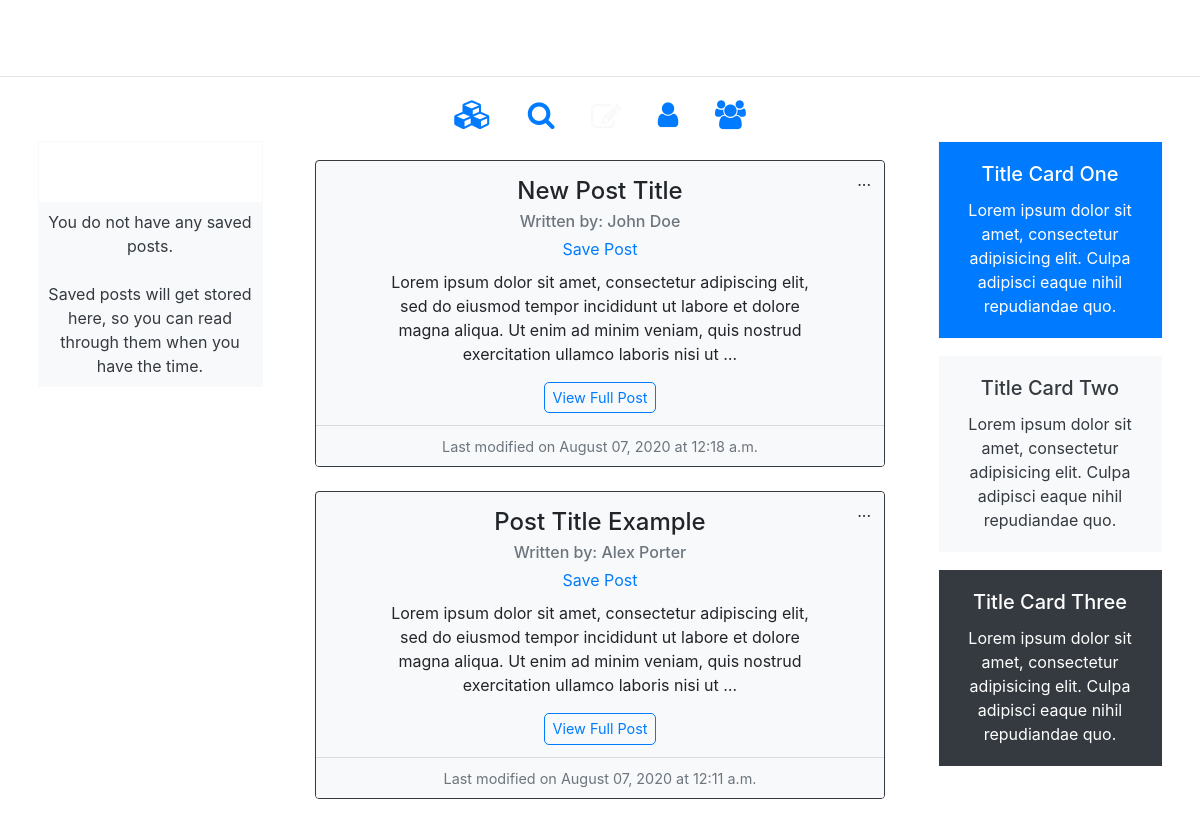
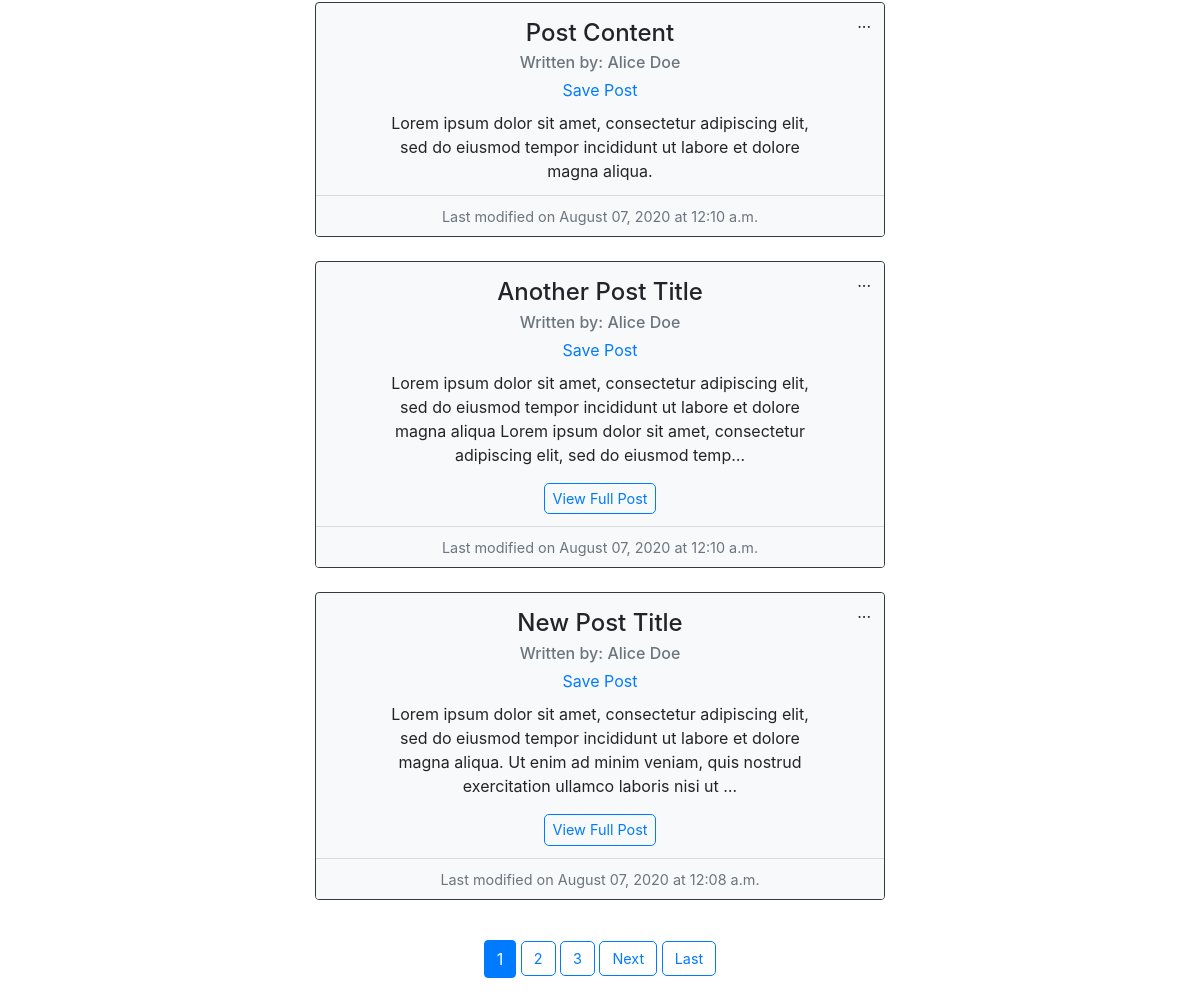
Page / (signed in) on the earlier database version (2 pictures, top to bottom).
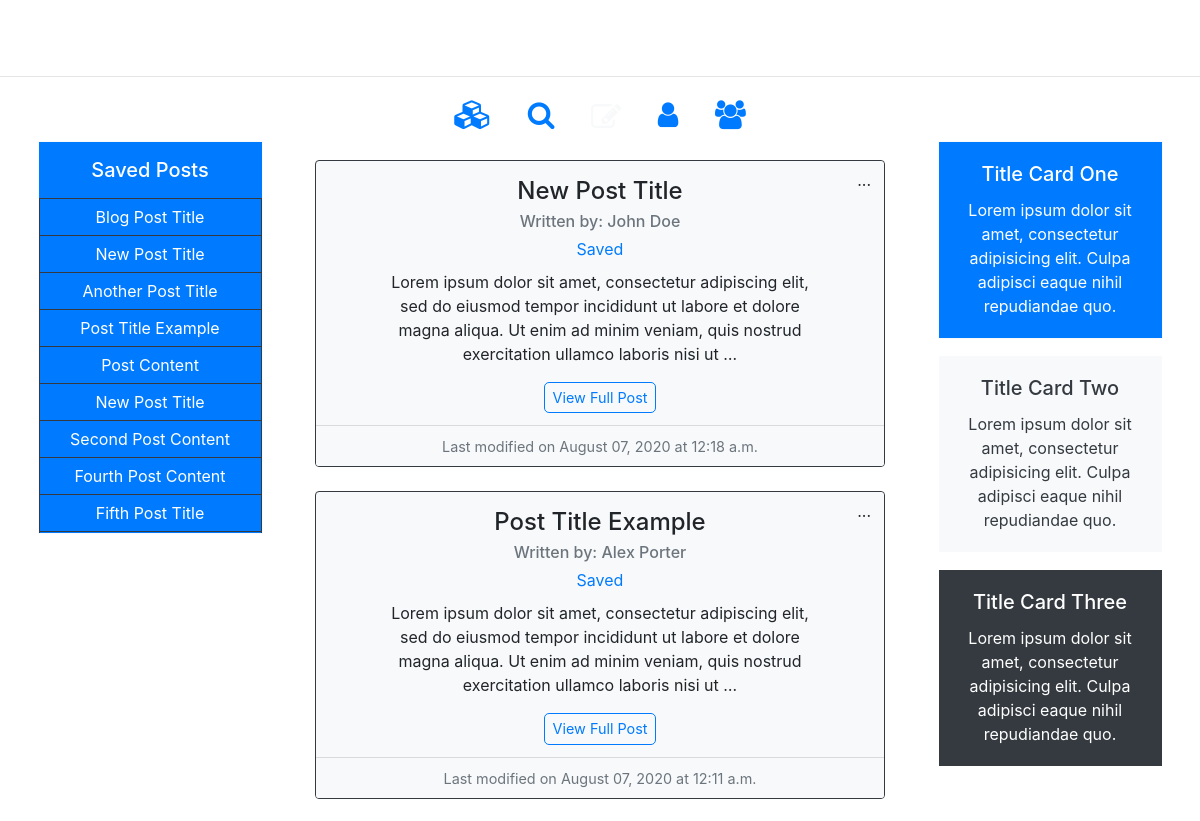
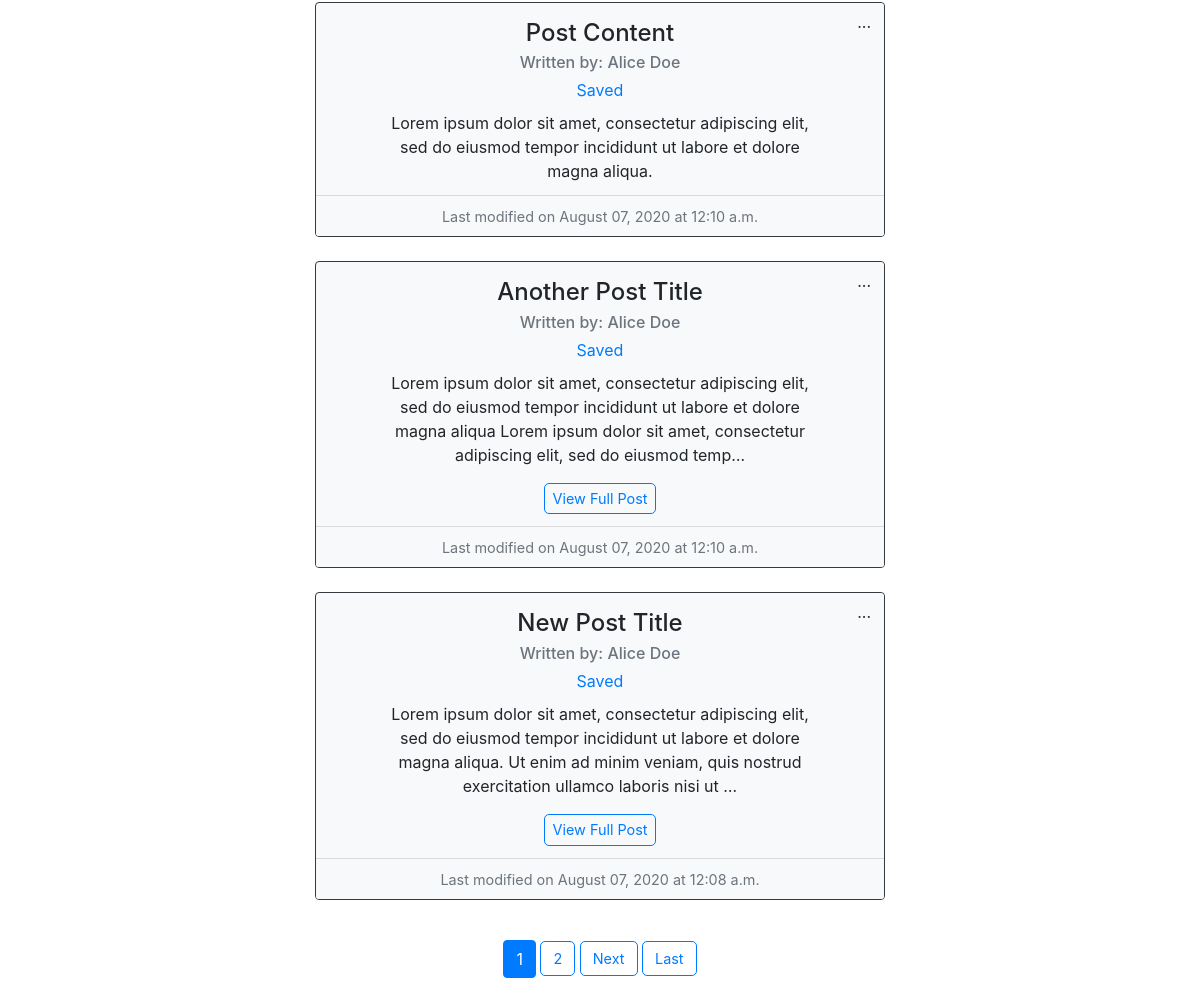
Same page on the later database version (2 pictures, top to bottom).
### blog/models.py (models this page shows, shortened)
class Post(models.Model):
    title = models.CharField(max_length=100)
    content = models.TextField()
    author = models.ForeignKey(User, on_delete=models.CASCADE)
    last_modified = models.DateTimeField(auto_now=True)

class SavedPost(models.Model):
    user = models.ForeignKey(User, on_delete=models.CASCADE)
    saved_post = models.ForeignKey(Post, on_delete=models.CASCADE)
    time_added = models.DateTimeField(auto_now=True)

### blog/views.py (the view)
# urls.py: path("", views.PostListView.as_view(), name='blog-home'),
class PostListView(LoginRequiredMixin, ListView):
    model = Post
    template_name = 'blog/index.html'
    paginate_by = 5
    ordering = ['-last_modified']
    def get_context_data(self, **kwargs):
        context = super().get_context_data(**kwargs)
        saved_posts = list(SavedPost.objects.filter(user=self.request.user).all().values('saved_post'))
        saved_posts_list = list(map(lambda x: x["saved_post"], saved_posts))
        context["home"] = 'active'
        context["saved_posts"] = SavedPost.objects.filter(
            user=self.request.user).all().order_by('-time_added')
        context["saved_posts_list"] = saved_posts_list
        return context

### blog/templates/blog/index.html (shortened to what this page needs)
{% extends "blog/layout.html" %}
{% block content %}
    <div class='row no-gutters justify-content-center'>
        <div class='col-lg-3 savedposts d-none d-lg-block'>
          <br><br>
            <div class="btn-group-vertical home-saved-posts w-75 text-center text-white border border-light">
            {% if saved_posts %}
              <div class='p-3 bg-primary save-btn-list'><h5 class='mb-0'>Saved Posts</h5></div>
            {% else %}
              <div class='p-3 save-btn-list'><h5 class='mb-0'>Saved Posts</h5></div>
            {% endif %}
              {% for save in saved_posts %}
                <a type='button' data-id='{{ save.saved_post.id }}' href="{% url 'post-detail' save.saved_post.id %}" class='btn btn-primary border border-dark'>{{save.saved_post.title}}</a>
              {% empty %}
                <p class='text-dark bg-light mt-1 mb-0 p-2'>You do not have any saved posts.<br><br>Saved posts will get stored here, so you can read through them when you have the time.</p>
              {% endfor %}
            </div>
        </div>
        <div class='col-lg-6 col-md-9 col-sm-11'>
          <div class='text-center text-primary mb-4 icon-list'>
              <a data-toggle="tooltip" data-placement="top" title="Saved Posts" href="{% url 'saved-posts' %}"><i class="fa fa-cubes mx-3"></i></a>
              <a data-toggle="tooltip" data-placement="top" title="Search" href='{% url "post-search" %}'><i class="fa fa-search mx-3"></i></a>
              <a class='text-light' data-toggle="tooltip" data-placement="top" title="Create Post" href='{% url "create-post" %}'><i class="fa fa-edit mx-3 middle-icon"></i></a>
              <a data-toggle="tooltip" data-placement="top" title="View Your Profile" href='{% url "user-posts" user.username %}'><i class="fa fa-user mx-3"></i></a>
              <a data-toggle="tooltip" data-placement="top" title="View Users" href='{% url "users-list" %}'><i class="fa fa-users mx-3"></i></a>
          </div>
            {% for post in object_list %}
                <div class="card home-post mx-auto mb-4 border border-dark rounded-bottom text-center bg-light"">
                  <div class="card-body pt-3 pb-2">
                    <div class="dropdown home-post-dropdown">
                      <a class="btn bg-light" type="button" id="dropdownMenu1" data-toggle="dropdown" aria-haspopup="true" aria-expanded="false">
                        ...
                      </a>
                    </div>
                    <h4 class="card-title">{{post.title|title}}</h4>
                    <h6 class="card-subtitle text-muted mb-1">Written by: <a class='text-muted' href="{% url 'user-posts' post.author.username %}">{{ post.author.get_full_name|title }}</a></h6>
                    <form action="{% url 'save-post' post.id %}">
                      {% if post.id in saved_posts_list %}
                      <button type=submit data-id='{{ post.id }}' class="btn btn-link py-0 card-link save-post-link">Saved</button>
                      {% else %}
                      <button type=submit data-id='{{ post.id }}' class="btn btn-link py-0 card-link save-post-link">Save Post</button>
                      {% endif %}
                    </form>
                    <p class="card-text mt-2 px-5">{{post.content|truncatechars:200}}</p>
                    {% if post.content|length > 200 %}
                      <a href="{% url 'post-detail' post.id %}" class="card-link btn btn-outline-primary py-1 px-2">View Full Post</a>
                    {% endif %}
                  </div>
                  <div class="card-footer bg-light text-muted mt-1 p-2">
                    <small>Last modified on {{post.last_modified|date:'F d, Y'}} at {{post.last_modified|date:'P'}}</small>
                  </div>
                </div>
            {% endfor %}
            {% if is_paginated %}
                <div class="pages text-center pb-5 pt-3">
                    {% for num in page_obj.paginator.page_range %}
                        {% if num == page_obj.number %}
                          <a class='btn btn-primary' href="?page={{ num }}">{{num}}</a>
                        {% elif num > page_obj.number|add:'-3' and num < page_obj.number|add:'3' %}
                          <a class='btn bottom-page-link btn-outline-primary' href="?page={{ num }}">{{num}}</a>
                        {% endif %}
                    {% endfor %}
                    {% if page_obj.has_next %}
                        <a class='btn bottom-page-link btn-outline-primary' href="?page={{ page_obj.next_page_number }}">Next</a>
                        <a class='btn bottom-page-link btn-outline-primary' href="?page={{ page_obj.paginator.num_pages }}">Last</a>
                    {% endif %}
                </div>
            {% endif %}
        </div>
        <div class='col-lg-3 text-center text-white d-none d-lg-block'>
          <br><br>
            <div class="card bg-primary w-75 mb-3 mx-auto border border-light rounded-0">
              <div class="card-body">
                <h5 class="card-title">Title Card One</h5>
                <p class="card-text">Lorem ipsum dolor sit amet, consectetur adipisicing elit. Culpa adipisci eaque nihil repudiandae quo.</p>
              </div>
            </div>
            <div class="card bg-light text-dark w-75 mb-3 mx-auto border border-white rounded-0">
              <div class="card-body">
                <h5 class="card-title">Title Card Two</h5>
                <p class="card-text">Lorem ipsum dolor sit amet, consectetur adipisicing elit. Culpa adipisci eaque nihil repudiandae quo.</p>
              </div>
            </div>
            <div class="card bg-dark w-75 mb-3 mx-auto border border-white rounded-0">
              <div class="card-body">
                <h5 class="card-title">Title Card Three</h5>
                <p class="card-text">Lorem ipsum dolor sit amet, consectetur adipisicing elit. Culpa adipisci eaque nihil repudiandae quo.</p>
              </div>
            </div>
        </div>
    </div>
{% endblock %}

### blog/templates/blog/layout.html (shortened to what this page needs)
{% load static %}
<!DOCTYPE html>
<html lang="en">
<head>
    <link rel="stylesheet" href="https://stackpath.bootstrapcdn.com/bootstrap/4.1.3/css/bootstrap.min.css">
    <link rel="stylesheet" href="{% static 'blog/main.css' %}">
    <link rel="stylesheet" href="https://cdnjs.cloudflare.com/ajax/libs/font-awesome/4.7.0/css/font-awesome.min.css">
</head>
<body>
    <nav class="navbar navbar-expand-md navbar-dark text-white pt-3 pb-1">
        <a href="{% url 'blog-home' %}" class='navbar-brand'>Blog App</a>
        <div class='collapse navbar-collapse' id='navbarLinks'>
            {% if user.is_authenticated %}
                <ul class='navbar-nav mr-auto'>
                    <li class='nav-item mx-auto'>
                        <a href="{% url 'blog-home' %}" class='nav-link {{home}}'>Home</a>
                    </li>
                    <li class='nav-item mx-auto'>
                        <a href="{% url 'user-posts' user.username %}" class='nav-link {{profile}}'>Profile</a>
                    </li>
                    <li class='nav-item mx-auto'>
                        <a href="{% url 'create-post' %}" class='nav-link {{create}}'>Create Post</a>
                    </li>
                </ul>
            {% endif %}
            <ul class='navbar-nav ml-auto'>
                {% if user.is_authenticated %}
                    <li class='nav-item mx-auto'>
                        <a href="{% url 'saved-posts' %}" class='nav-link {{saved}}'>Saved Posts</a>
                    </li>
                    <li class='nav-item mx-auto'>
                        <a href="{% url 'logout' %}" class='nav-link {{logout}}'>Logout</a>
                    </li>
                {% endif %}
            </ul>
        </div>
    </nav>
    <hr class='nav-hr'>
    <main>
        {% block content %} {% endblock %}
    </main>
</body>
</html>

### blog/static/blog/main.css (style rules this page uses)
:root { --primary-color: #375670; --secondary-color: #BBD0E0; --light-color: #f8f9fa; --btn-color: #CD9245; --border-color: #647E91; }
body { background-image: url('https://cdn.pixabay.com/photo/2014/06/16/23/39/black-370118_960_720.png'); width: 100%; min-height: 100vh; background-position: center; background-repeat: no-repeat; background-size: cover; }
small { font-size: 0.9rem; }
.card-text { white-space: pre-wrap; }
.navbar-brand { font-family: 'Lobster', cursive; font-size: 1.8rem; width: auto; position: absolute; top: 8px; left: 50%; transform: translateX(-50%); }
.navbar-nav { padding: 0rem 4%; }
.navbar-dark .navbar-nav .nav-link { transition-duration: 0.5s; }
.nav-hr { background: white; }
.btn-group-vertical { margin: 0 auto; text-align: center; display: block; }
.home-saved-posts { max-height: 393px; overflow-y: scroll; }
.savedposts a { white-space: normal; }
.icon-list a { font-size: 1.8rem; }
.icon-list .middle-icon { font-size: 1.9rem; position: relative; top: 3px }
.home-post { width: 95%; }
.home-post-dropdown { position: absolute; right: 0px; top: 0px; }
.btn-outline-primary { border-radius: 5px; font-size: 0.9rem; }

Differences in the rows shown:
added SavedPost: saved_post "Blog Post Title"
added SavedPost: saved_post "New Post Title"
added SavedPost: saved_post "Another Post Title"
added SavedPost: saved_post "Post Title Example"
added SavedPost: saved_post "Post Content"
added SavedPost: saved_post "New Post Title"
added SavedPost: saved_post "Second Post Content"
added SavedPost: saved_post "Fourth Post Content"
added SavedPost: saved_post "Fifth Post Title"
computed for Post "John Doe": text "Save Post" → "Saved"
computed for Post "Post Title Example": text "Save Post" → "Saved"
computed for Post "Post Content": text "Save Post" → "Saved"
computed for Post "Another Post Title": text "Save Post" → "Saved"
computed for Post (number 5 of 5 on the later page): text "Save Post" → "Saved"
Other differences:
text no longer shown: "You do not have any saved posts. Saved posts will get stored here, so you can read through them when you have the time."
text now shown: "Saved Posts"
list line gone: "3"
